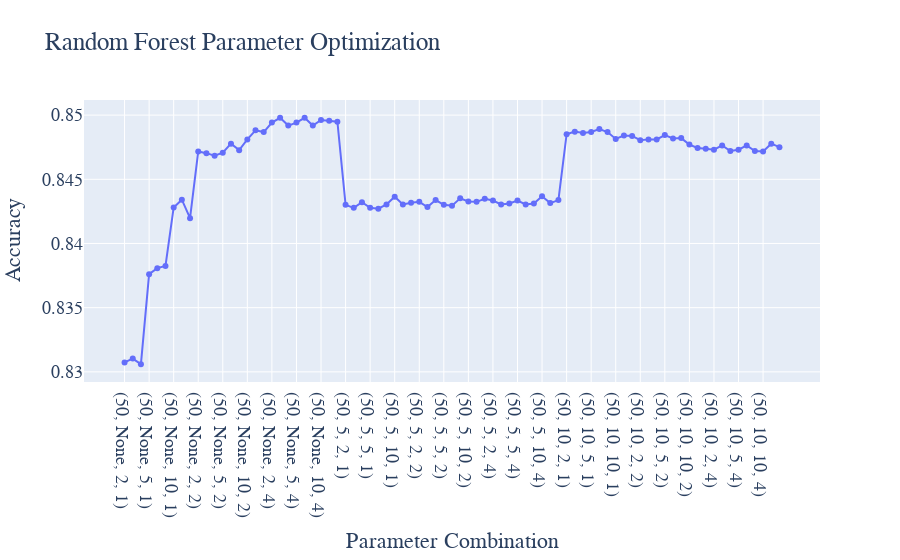

Notebook code for this chart:
### Code cell
# 绘制调参图表
results = grid_search.cv_results_
x_axis = [f"({params['n_estimators']}, {params['max_depth']}, {params['min_samples_split']}, {params['min_samples_leaf']})"
          for params in results['params']]
y_axis = results['mean_test_score']
fig = go.Figure()
fig.add_trace(go.Scatter(x=x_axis, y=y_axis, mode='lines+markers'))
fig.update_layout(
    title="Random Forest Parameter Optimization",
    xaxis_title="Parameter Combination",
    yaxis_title="Accuracy",
    showlegend=False, font=dict(family='Times New Roman', size=18)
)
fig.write_html('Image/4_6_1_1.html')
fig.show()

### Figure 1 — Plotly figure (JSON) as saved in the notebook; plotly's stock layout.template omitted (floating-point values rounded to 4 significant figures)
{"data": [{"mode": "lines+markers", "type": "scatter", "x": ["(50, None, 2, 1)", "(100, None, 2, 1)", "(200, None, 2, 1)", "(50, None, 5, 1)", "(100, None, 5, 1)", "(200, None, 5, 1)", "(50, None, 10, 1)", "(100, None, 10, 1)", "(200, None, 10, 1)", "(50, None, 2, 2)", "(100, None, 2, 2)", "(200, None, 2, 2)", "(50, None, 5, 2)", "(100, None, 5, 2)", "(200, None, 5, 2)", "(50, None, 10, 2)", "(100, None, 10, 2)", "(200, None, 10, 2)", "(50, None, 2, 4)", "(100, None, 2, 4)", "(200, None, 2, 4)", "(50, None, 5, 4)", "(100, None, 5, 4)", "(200, None, 5, 4)", "(50, None, 10, 4)", "(100, None, 10, 4)", "(200, None, 10, 4)", "(50, 5, 2, 1)", "(100, 5, 2, 1)", "(200, 5, 2, 1)", "(50, 5, 5, 1)", "(100, 5, 5, 1)", "(200, 5, 5, 1)", "(50, 5, 10, 1)", "(100, 5, 10, 1)", "(200, 5, 10, 1)", "(50, 5, 2, 2)", "(100, 5, 2, 2)", "(200, 5, 2, 2)", "(50, 5, 5, 2)", "(100, 5, 5, 2)", "(200, 5, 5, 2)", "(50, 5, 10, 2)", "(100, 5, 10, 2)", "(200, 5, 10, 2)", "(50, 5, 2, 4)", "(100, 5, 2, 4)", "(200, 5, 2, 4)", "(50, 5, 5, 4)", "(100, 5, 5, 4)", "(200, 5, 5, 4)", "(50, 5, 10, 4)", "(100, 5, 10, 4)", "(200, 5, 10, 4)", "(50, 10, 2, 1)", "(100, 10, 2, 1)", "(200, 10, 2, 1)", "(50, 10, 5, 1)", "(100, 10, 5, 1)", "(200, 10, 5, 1)", "(50, 10, 10, 1)", "(100, 10, 10, 1)", "(200, 10, 10, 1)", "(50, 10, 2, 2)", "(100, 10, 2, 2)", "(200, 10, 2, 2)", "(50, 10, 5, 2)", "(100, 10, 5, 2)", "(200, 10, 5, 2)", "(50, 10, 10, 2)", "(100, 10, 10, 2)", "(200, 10, 10, 2)", "(50, 10, 2, 4)", "(100, 10, 2, 4)", "(200, 10, 2, 4)", "(50, 10, 5, 4)", "(100, 10, 5, 4)", "(200, 10, 5, 4)", "(50, 10, 10, 4)", "(100, 10, 10, 4)", "(200, 10, 10, 4)"], "y": [0.8307, 0.831, 0.8306, 0.8376, 0.8381, 0.8382, 0.8428, 0.8434, 0.842, 0.8472, 0.847, 0.8468, 0.8471, 0.8478, 0.8473, 0.8481, 0.8488, 0.8487, 0.8494, 0.8498, 0.8492, 0.8494, 0.8498, 0.8492, 0.8496, 0.8496, 0.8495, 0.843, 0.8428, 0.8432, 0.8428, 0.8427, 0.843, 0.8436, 0.843, 0.8432, 0.8432, 0.8428, 0.8434, 0.843, 0.8429, 0.8435, 0.8433, 0.8432, 0.8435, 0.8433, 0.843, 0.8431, 0.8433, 0.843, 0.8431, 0.8437, 0.8431, 0.8434, 0.8485, 0.8487, 0.8486, 0.8487, 0.8489, 0.8487, 0.8481, 0.8484, 0.8484, 0.848, 0.8481, 0.8481, 0.8484, 0.8482, 0.8482, 0.8477, 0.8474, 0.8474, 0.8473, 0.8476, 0.8472, 0.8473, 0.8476, 0.8472, 0.8472, 0.8478, 0.8475]}], "layout": {"font": {"family": "Times New Roman", "size": 18}, "showlegend": false, "title": {"text": "Random Forest Parameter Optimization"}, "xaxis": {"title": {"text": "Parameter Combination"}}, "yaxis": {"title": {"text": "Accuracy"}}}}
